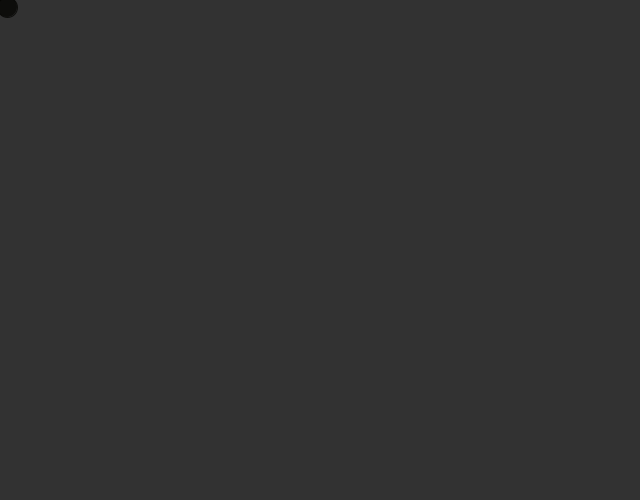
Frame 1 (no input)
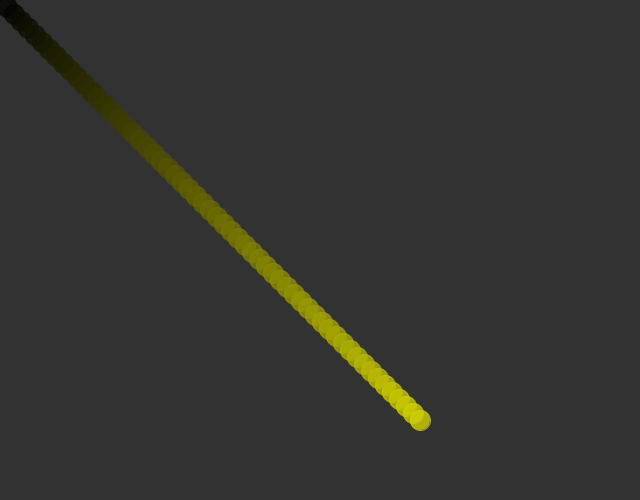
Frame 60 (the mouse pressed at the canvas centre just before this capture)
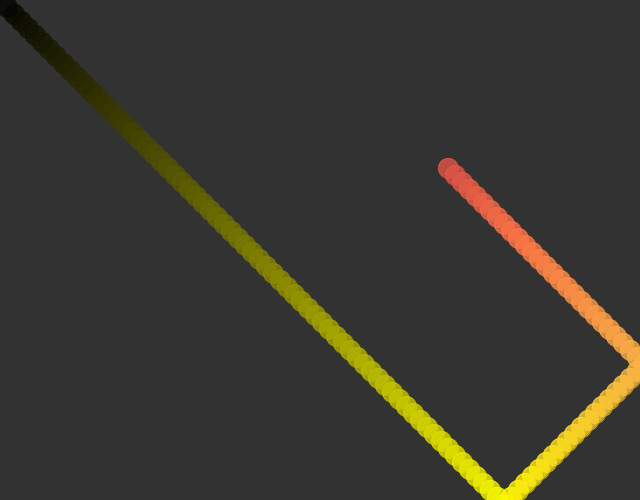
Frame 120 (the mouse held since frame 60 and released just before this capture)

The Processing sketch that drew these frames (run headless with seeded random() and noise(); from frame 60 on, the mouse is pressed at the canvas centre):

// Processing sketch: variaveis
// ── variaveis.pde
float xspeed;
float yspeed;
float circleX;
float circleY;

float hitIncrement = -1;

void setup() {
  size(640, 500);
  background(50);
  background(50);
  
  xspeed = yspeed = 7;
  circleX = circleY = 0;
}

void draw() {  
  incrementCircleX();
  
  incrementCircleY();

  drawCircle();
}

void incrementCircleX() {
  if(circleX > width || circleX < 0) {
    xspeed *= hitIncrement;
  }
  
  circleX += xspeed;
}

void incrementCircleY() {
  if(circleY > height || circleY < 0) {
    yspeed *= hitIncrement;
  }
  circleY += yspeed;
}

void drawCircle() {
  float red = circleX/2;
  float green = circleY/2;
  float blue = circleX/4 - circleY/4;  
  
  fill(red, green, blue, 200);
  stroke(red, green, blue, 200);
  
  ellipse(circleX, circleY, 20, 20);
}
